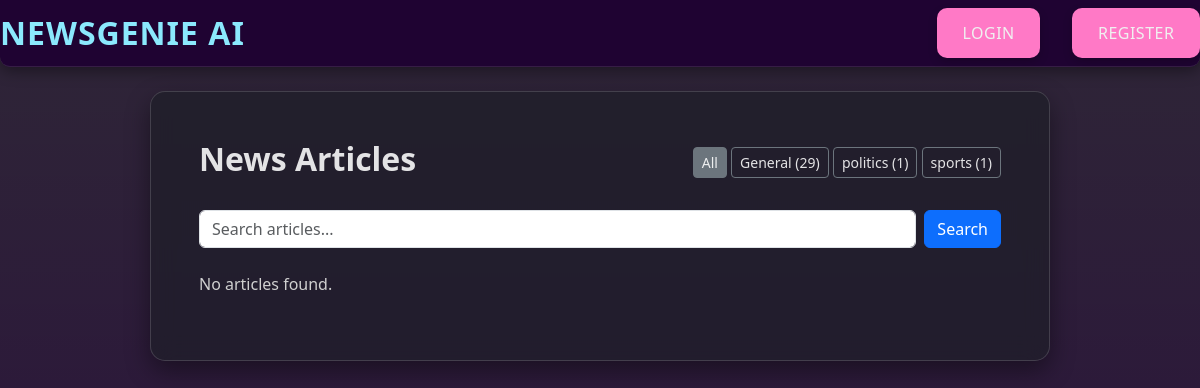
The app's page /, older data.
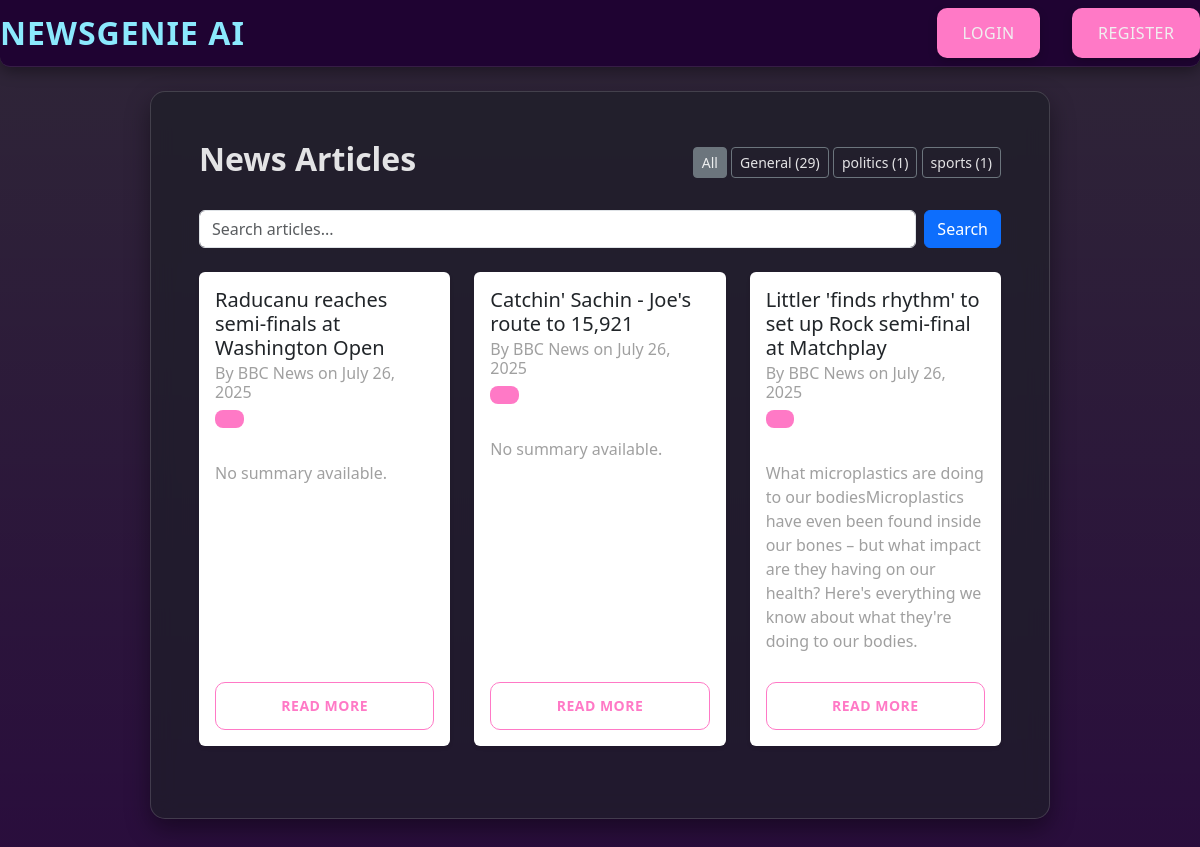
The same page, newer data.
### news/models.py (models this page shows, shortened)
class Category(models.Model):
    name = models.CharField(max_length=100)
    description = models.TextField(blank=True)
    class Meta:
        verbose_name_plural = "Categories"

class Article(models.Model):
    title = models.CharField(max_length=200)
    content = models.TextField()
    category = models.ForeignKey(Category, on_delete=models.SET_NULL, null=True, blank=True)
    published_date = models.DateTimeField(default=timezone.now)
    created_at = models.DateTimeField(auto_now_add=True)
    audio_file = models.FileField(upload_to='audio/', blank=True, null=True)
    image = models.ImageField(upload_to='articles/', blank=True, null=True)
    author = models.CharField(max_length=255, default="Unknown Source")
    publication_date = models.DateTimeField(null=True, blank=True)
    link = models.URLField(max_length=500, unique=True, null=True, blank=True)
    source = models.CharField(max_length=100, default='Unknown')
    categories = models.ManyToManyField('Category', related_name='multi_articles')
    summary = models.TextField(blank=True, null=True)
    is_summary_generated = models.BooleanField(default=False)
    approved = models.BooleanField(default=False)  # ✅ New field
    audio_file = models.FileField(upload_to='news_audio/', blank=True, null=True)
    def approved_status(self):
        return "Approved" if self.approved else "Pending"
    approved_status.boolean = True
    approved_status.short_description = "Status"
    class Meta:
        ordering = ['-published_date']

### news/views.py (the view, shortened to what this page needs)
# urls.py: path('', views.ArticleListView.as_view(), name='article_list'),
class ArticleListView(ListView):
    model = Article
    template_name = 'news/article_list.html'
    context_object_name = 'articles'
    paginate_by = 10
    def get_queryset(self):
        queryset = Article.objects.filter(approved=True).order_by('-published_date')
        category_name = self.request.GET.get('category')
        query = self.request.GET.get('q')
        if category_name and category_name.lower() != 'all':
            queryset = queryset.filter(category__name__iexact=category_name)
        if query:
            queryset = queryset.filter(
                Q(title__icontains=query) | Q(content__icontains=query)
            )
        return queryset
    def get_context_data(self, **kwargs):
        context = super().get_context_data(**kwargs)
        context['categories'] = Category.objects.annotate(article_count=Count('article')).order_by('name')
        context['current_category'] = self.request.GET.get('category', 'All')
        context['search_query'] = self.request.GET.get('q', '')
        context['recommendations'] = []
        return context

### news/templates/news/article_list.html (shortened to what this page needs)
{% extends 'base.html' %}
{% block content %}
<div class="container mt-4">
    <div class="d-flex justify-content-between align-items-center mb-4">
        <h2 class="fw-bold" style="color:rgba(255, 255, 255, 0.879)">News Articles {% if current_category != 'All' %}in {{ current_category }}{% endif %}</h2>
        <div>
            <a href="{% url 'news:article_list' %}" class="btn btn-outline-secondary btn-sm {% if current_category == 'All' %}active{% endif %}"style="color:rgba(255, 255, 255, 0.879)">All</a>
            {% for category in categories %}
                <a href="?category={{ category.name }}"
                   class="btn btn-outline-secondary btn-sm {% if current_category == category.name %}active{% endif %}" style="color:rgba(255, 255, 255, 0.879)">
                    {{ category.name }} ({{ category.article_count }})
                </a>
            {% endfor %}
        </div>
    </div>
    <div class="mb-4">
        <form method="GET" action="{% url 'news:article_list' %}" class="d-flex">
            <input class="form-control me-2" type="search" placeholder="Search articles..." name="q" value="{{ search_query }}">
            <button class="btn btn-primary" type="submit">Search</button>
        </form>
    </div>
    {% if articles %}
    <div class="row">
        {% for article in articles %}
            <div class="col-md-6 col-lg-4 mb-4">
                <div class="card h-100 shadow-sm border-0">
                    <div class="card-body d-flex flex-column">
                        <h5 class="card-title">{{ article.title }}</h5>
                        <h6 class="card-subtitle mb-2 text-muted">By {{ article.author }} on {{ article.published_date|date:"F d, Y" }}</h6>
                        <div class="mb-2">
                            <span class="badge bg-primary">{{ article.category.name }}</span>
                        </div>
                        <p class="card-text text-muted">{{ article.summary|default:"No summary available." }}</p>
                        <a href="{% url 'news:article_detail' article.pk %}" class="btn btn-sm btn-outline-primary mt-auto">Read More</a>
                    </div>
                </div>
            </div>
        {% endfor %}
    </div>
    {% else %}
        <p>No articles found.</p>
    {% endif %}
</div>
{% endblock %}

### templates/base.html (shortened to what this page needs)
<!DOCTYPE html>
<html lang="en">
<head>
    {% load static %}
    <link rel="stylesheet" href="{% static 'css/base.css' %}">
    <link href="https://cdn.jsdelivr.net/npm/bootstrap@5.3.3/dist/css/bootstrap.min.css" rel="stylesheet">
<link href="https://cdn.jsdelivr.net/npm/select2@4.1.0-rc.0/dist/css/select2.min.css" rel="stylesheet" />
</head>
<body>
    <nav class="navbar">
        <div class="nav-brand"><a href="/">NewsGenie AI</a></div>
        <div class="nav-links">
            {% if user.is_authenticated %}
            <a href="{% url 'users:preferences' %}">Preferences</a> |
            <a href="{% url 'news:reading_history' %}">Reading History</a> |
            <span>Hello, {{ user.username }}!</span>
                <form method="post" action="{% url 'logout' %}" class="logout-form">
                    {% csrf_token %}
                    <button type="submit" class="nav-btn">Logout</button>
                </form>
            {% else %}
                <a href="{% url 'login' %}" class="nav-btn">Login</a>
                <a href="{% url 'register' %}" class="nav-btn">Register</a>
            {% endif %}
        </div>
    </nav>
    <main >
        {% block content %}
        {% endblock %}
    </main>
</body>
</html>

### static/css/base.css (style rules this page uses)
body { margin: 0; padding: 0; font-family: "Poppins", sans-serif; background-image: linear-gradient(to bottom, rgba(10, 0, 20, 0.85), rgba(30, 0, 50, 0.95)), url("../img/background.jpg"); background-size: cover; background-repeat: no-repeat; background-position: center; background-attachment: fixed; color: #e0e0e0; }
.navbar { background-color: rgba(30, 0, 50, 0.9); backdrop-filter: blur(8px); color: white; padding: 1rem 2rem; display: flex; justify-content: space-between; align-items: center; box-shadow: 0 4px 15px rgba(0, 0, 0, 0.4); position: sticky; top: 0; z-index: 1000; border-bottom-left-radius: 10px; border-bottom-right-radius: 10px; border-bottom: 1px solid rgba(255, 255, 255, 0.1); }
.nav-brand a { color: #8be9fd; text-decoration: none; font-size: 2rem; font-weight: 700; letter-spacing: 1px; text-transform: uppercase; transition: color 0.3s ease; }
.nav-links { display: flex; align-items: center; gap: 2rem; }
.nav-links a { color: #f0f0f0; text-decoration: none; font-weight: 500; transition: color 0.3s ease, transform 0.2s ease; }
.nav-btn { background-color: #ff79c6; color: white; padding: 0.8rem 1.6rem; border-radius: 10px; text-decoration: none; font-weight: 600; border: none; cursor: pointer; transition: all 0.3s ease; box-shadow: 0 4px 10px rgba(0, 0, 0, 0.2); text-transform: uppercase; letter-spacing: 0.5px; }
.container.mt-4 { background-color: rgba(30, 30, 40, 0.7); backdrop-filter: blur(12px); padding: 3rem; border-radius: 15px; box-shadow: 0 10px 25px rgba(0, 0, 0, 0.4); margin: 2.5rem auto; max-width: 900px; border: 1px solid rgba(255, 255, 255, 0.15); }
.container.mt-4 p { color: #d0d0d0; }
.container.mt-4 .text-muted { font-size: 1rem; color: #a0a0a0 !important; margin-bottom: 1.8rem; }
.container.mt-4 .badge { background-color: #ff79c6 !important; font-size: 0.9rem; padding: 0.6em 1em; border-radius: 8px; margin-right: 0.8rem; margin-bottom: 1.2rem; display: inline-block; font-weight: 600; }
.container.mt-4 .btn-outline-primary { border-color: #ff79c6; color: #ff79c6; transition: all 0.3s ease; padding: 0.8rem 1.8rem; font-weight: 600; border-radius: 10px; text-transform: uppercase; letter-spacing: 0.5px; }

Row changes from the older to the newer data that the page shows:
added Article: title "Raducanu reaches semi-finals at Washington Open", author "BBC News", published_date "July 26, 2025", summary "No summary available."
added Article: title "Catchin' Sachin - Joe's route to 15,921", author "BBC News", published_date "July 26, 2025", summary "No summary available."
added Article: title "Littler 'finds rhythm' to set up Rock semi-final at Matchplay", author "BBC News", published_date "July 26, 2025", summary "What microplastics are doing to our bodiesMicroplastics have even been found inside our bones – but what impact are they having on our health? Here's everything we know about what they're doing to our bodies."
Text that changed along with them:
text no longer shown: "No articles found."
